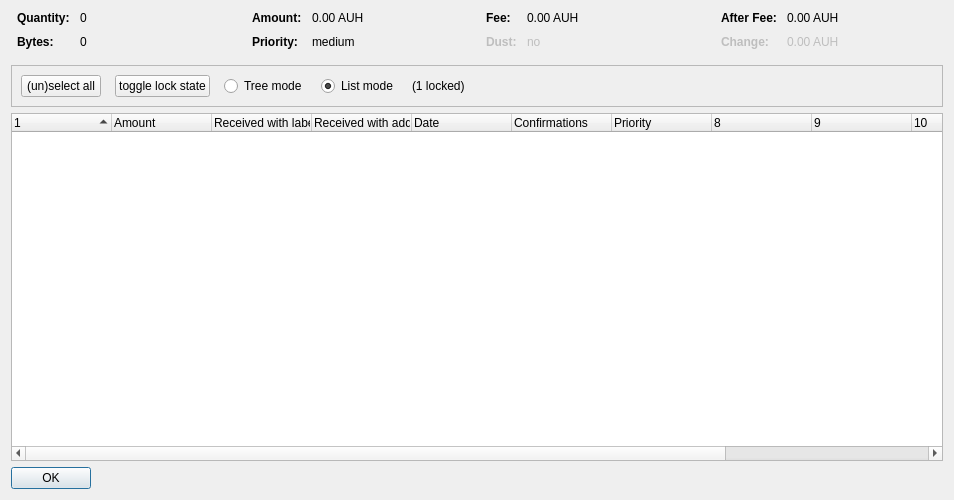
<?xml version="1.0" encoding="UTF-8"?>
<ui version="4.0">
 <class>CoinControlDialog</class>
 <widget class="QDialog" name="CoinControlDialog">
  <property name="geometry">
   <rect>
    <x>0</x>
    <y>0</y>
    <width>954</width>
    <height>500</height>
   </rect>
  </property>
  <property name="windowTitle">
   <string>Coin Selection</string>
  </property>
  <layout class="QVBoxLayout" name="verticalLayout">
   <item>
    <layout class="QHBoxLayout" name="horizontalLayoutTop" stretch="0,0,0,0">
     <property name="topMargin">
      <number>0</number>
     </property>
     <property name="bottomMargin">
      <number>10</number>
     </property>
     <item>
      <layout class="QFormLayout" name="formLayoutCoinControl1">
       <property name="horizontalSpacing">
        <number>10</number>
       </property>
       <property name="verticalSpacing">
        <number>10</number>
       </property>
       <property name="leftMargin">
        <number>6</number>
       </property>
       <property name="rightMargin">
        <number>6</number>
       </property>
       <item row="0" column="0">
        <widget class="QLabel" name="labelCoinControlQuantityText">
         <property name="font">
          <font>
           <weight>75</weight>
           <bold>true</bold>
          </font>
         </property>
         <property name="text">
          <string>Quantity:</string>
         </property>
        </widget>
       </item>
       <item row="0" column="1">
        <widget class="QLabel" name="labelCoinControlQuantity">
         <property name="cursor">
          <cursorShape>IBeamCursor</cursorShape>
         </property>
         <property name="contextMenuPolicy">
          <enum>Qt::ActionsContextMenu</enum>
         </property>
         <property name="text">
          <string notr="true">0</string>
         </property>
         <property name="textInteractionFlags">
          <set>Qt::LinksAccessibleByMouse|Qt::TextSelectableByKeyboard|Qt::TextSelectableByMouse</set>
         </property>
        </widget>
       </item>
       <item row="1" column="0">
        <widget class="QLabel" name="labelCoinControlBytesText">
         <property name="font">
          <font>
           <weight>75</weight>
           <bold>true</bold>
          </font>
         </property>
         <property name="text">
          <string>Bytes:</string>
         </property>
        </widget>
       </item>
       <item row="1" column="1">
        <widget class="QLabel" name="labelCoinControlBytes">
         <property name="cursor">
          <cursorShape>IBeamCursor</cursorShape>
         </property>
         <property name="contextMenuPolicy">
          <enum>Qt::ActionsContextMenu</enum>
         </property>
         <property name="text">
          <string notr="true">0</string>
         </property>
         <property name="textInteractionFlags">
          <set>Qt::LinksAccessibleByMouse|Qt::TextSelectableByKeyboard|Qt::TextSelectableByMouse</set>
         </property>
        </widget>
       </item>
      </layout>
     </item>
     <item>
      <layout class="QFormLayout" name="formLayoutCoinControl2">
       <property name="horizontalSpacing">
        <number>10</number>
       </property>
       <property name="verticalSpacing">
        <number>10</number>
       </property>
       <property name="leftMargin">
        <number>6</number>
       </property>
       <property name="rightMargin">
        <number>6</number>
       </property>
       <item row="0" column="0">
        <widget class="QLabel" name="labelCoinControlAmountText">
         <property name="font">
          <font>
           <weight>75</weight>
           <bold>true</bold>
          </font>
         </property>
         <property name="text">
          <string>Amount:</string>
         </property>
        </widget>
       </item>
       <item row="0" column="1">
        <widget class="QLabel" name="labelCoinControlAmount">
         <property name="cursor">
          <cursorShape>IBeamCursor</cursorShape>
         </property>
         <property name="contextMenuPolicy">
          <enum>Qt::ActionsContextMenu</enum>
         </property>
         <property name="text">
          <string notr="true">0.00 AUH</string>
         </property>
         <property name="textInteractionFlags">
          <set>Qt::LinksAccessibleByMouse|Qt::TextSelectableByKeyboard|Qt::TextSelectableByMouse</set>
         </property>
        </widget>
       </item>
       <item row="1" column="0">
        <widget class="QLabel" name="labelCoinControlPriorityText">
         <property name="font">
          <font>
           <weight>75</weight>
           <bold>true</bold>
          </font>
         </property>
         <property name="text">
          <string>Priority:</string>
         </property>
        </widget>
       </item>
       <item row="1" column="1">
        <widget class="QLabel" name="labelCoinControlPriority">
         <property name="cursor">
          <cursorShape>IBeamCursor</cursorShape>
         </property>
         <property name="contextMenuPolicy">
          <enum>Qt::ActionsContextMenu</enum>
         </property>
         <property name="text">
          <string>medium</string>
         </property>
         <property name="textInteractionFlags">
          <set>Qt::LinksAccessibleByMouse|Qt::TextSelectableByKeyboard|Qt::TextSelectableByMouse</set>
         </property>
        </widget>
       </item>
      </layout>
     </item>
     <item>
      <layout class="QFormLayout" name="formLayoutCoinControl3">
       <property name="horizontalSpacing">
        <number>10</number>
       </property>
       <property name="verticalSpacing">
        <number>10</number>
       </property>
       <property name="leftMargin">
        <number>6</number>
       </property>
       <property name="rightMargin">
        <number>6</number>
       </property>
       <item row="0" column="0">
        <widget class="QLabel" name="labelCoinControlFeeText">
         <property name="font">
          <font>
           <weight>75</weight>
           <bold>true</bold>
          </font>
         </property>
         <property name="text">
          <string>Fee:</string>
         </property>
        </widget>
       </item>
       <item row="0" column="1">
        <widget class="QLabel" name="labelCoinControlFee">
         <property name="cursor">
          <cursorShape>IBeamCursor</cursorShape>
         </property>
         <property name="contextMenuPolicy">
          <enum>Qt::ActionsContextMenu</enum>
         </property>
         <property name="text">
          <string notr="true">0.00 AUH</string>
         </property>
         <property name="textInteractionFlags">
          <set>Qt::LinksAccessibleByMouse|Qt::TextSelectableByKeyboard|Qt::TextSelectableByMouse</set>
         </property>
        </widget>
       </item>
       <item row="1" column="0">
        <widget class="QLabel" name="labelCoinControlLowOutputText">
         <property name="enabled">
          <bool>false</bool>
         </property>
         <property name="font">
          <font>
           <weight>75</weight>
           <bold>true</bold>
          </font>
         </property>
         <property name="text">
          <string>Dust:</string>
         </property>
        </widget>
       </item>
       <item row="1" column="1">
        <widget class="QLabel" name="labelCoinControlLowOutput">
         <property name="enabled">
          <bool>false</bool>
         </property>
         <property name="cursor">
          <cursorShape>IBeamCursor</cursorShape>
         </property>
         <property name="contextMenuPolicy">
          <enum>Qt::ActionsContextMenu</enum>
         </property>
         <property name="text">
          <string>no</string>
         </property>
         <property name="textInteractionFlags">
          <set>Qt::LinksAccessibleByMouse|Qt::TextSelectableByKeyboard|Qt::TextSelectableByMouse</set>
         </property>
        </widget>
       </item>
      </layout>
     </item>
     <item>
      <layout class="QFormLayout" name="formLayoutCoinControl4">
       <property name="horizontalSpacing">
        <number>10</number>
       </property>
       <property name="verticalSpacing">
        <number>10</number>
       </property>
       <property name="leftMargin">
        <number>6</number>
       </property>
       <property name="rightMargin">
        <number>6</number>
       </property>
       <item row="0" column="0">
        <widget class="QLabel" name="labelCoinControlAfterFeeText">
         <property name="font">
          <font>
           <weight>75</weight>
           <bold>true</bold>
          </font>
         </property>
         <property name="text">
          <string>After Fee:</string>
         </property>
        </widget>
       </item>
       <item row="0" column="1">
        <widget class="QLabel" name="labelCoinControlAfterFee">
         <property name="cursor">
          <cursorShape>IBeamCursor</cursorShape>
         </property>
         <property name="contextMenuPolicy">
          <enum>Qt::ActionsContextMenu</enum>
         </property>
         <property name="text">
          <string notr="true">0.00 AUH</string>
         </property>
         <property name="textInteractionFlags">
          <set>Qt::LinksAccessibleByMouse|Qt::TextSelectableByKeyboard|Qt::TextSelectableByMouse</set>
         </property>
        </widget>
       </item>
       <item row="1" column="0">
        <widget class="QLabel" name="labelCoinControlChangeText">
         <property name="enabled">
          <bool>false</bool>
         </property>
         <property name="font">
          <font>
           <weight>75</weight>
           <bold>true</bold>
          </font>
         </property>
         <property name="text">
          <string>Change:</string>
         </property>
        </widget>
       </item>
       <item row="1" column="1">
        <widget class="QLabel" name="labelCoinControlChange">
         <property name="enabled">
          <bool>false</bool>
         </property>
         <property name="cursor">
          <cursorShape>IBeamCursor</cursorShape>
         </property>
         <property name="contextMenuPolicy">
          <enum>Qt::ActionsContextMenu</enum>
         </property>
         <property name="text">
          <string notr="true">0.00 AUH</string>
         </property>
         <property name="textInteractionFlags">
          <set>Qt::LinksAccessibleByMouse|Qt::TextSelectableByKeyboard|Qt::TextSelectableByMouse</set>
         </property>
        </widget>
       </item>
      </layout>
     </item>
    </layout>
   </item>
   <item>
    <widget class="QFrame" name="frame">
     <property name="minimumSize">
      <size>
       <width>0</width>
       <height>40</height>
      </size>
     </property>
     <property name="frameShape">
      <enum>QFrame::StyledPanel</enum>
     </property>
     <property name="frameShadow">
      <enum>QFrame::Sunken</enum>
     </property>
     <layout class="QHBoxLayout" name="horizontalLayout">
      <item>
       <layout class="QHBoxLayout" name="horizontalLayoutPanel" stretch="0,0,0,0,0,0">
        <property name="spacing">
         <number>14</number>
        </property>
        <item>
         <widget class="QPushButton" name="pushButtonSelectAll">
          <property name="sizePolicy">
           <sizepolicy hsizetype="Maximum" vsizetype="Fixed">
            <horstretch>0</horstretch>
            <verstretch>0</verstretch>
           </sizepolicy>
          </property>
          <property name="text">
           <string>(un)select all</string>
          </property>
          <property name="autoDefault">
           <bool>false</bool>
          </property>
         </widget>
        </item>
        <item>
         <widget class="QPushButton" name="pushButtonToggleLock">
          <property name="sizePolicy">
           <sizepolicy hsizetype="Maximum" vsizetype="Fixed">
            <horstretch>0</horstretch>
            <verstretch>0</verstretch>
           </sizepolicy>
          </property>
          <property name="text">
           <string>toggle lock state</string>
          </property>
          <property name="autoDefault">
           <bool>false</bool>
          </property>
         </widget>
        </item>
        <item>
         <widget class="QRadioButton" name="radioTreeMode">
          <property name="sizePolicy">
           <sizepolicy hsizetype="Maximum" vsizetype="Fixed">
            <horstretch>0</horstretch>
            <verstretch>0</verstretch>
           </sizepolicy>
          </property>
          <property name="text">
           <string>Tree mode</string>
          </property>
         </widget>
        </item>
        <item>
         <widget class="QRadioButton" name="radioListMode">
          <property name="sizePolicy">
           <sizepolicy hsizetype="Maximum" vsizetype="Fixed">
            <horstretch>0</horstretch>
            <verstretch>0</verstretch>
           </sizepolicy>
          </property>
          <property name="text">
           <string>List mode</string>
          </property>
          <property name="checked">
           <bool>true</bool>
          </property>
         </widget>
        </item>
        <item>
         <widget class="QLabel" name="labelLocked">
          <property name="text">
           <string>(1 locked)</string>
          </property>
         </widget>
        </item>
        <item>
         <spacer name="horizontalSpacer">
          <property name="orientation">
           <enum>Qt::Horizontal</enum>
          </property>
          <property name="sizeHint" stdset="0">
           <size>
            <width>40</width>
            <height>20</height>
           </size>
          </property>
         </spacer>
        </item>
       </layout>
      </item>
     </layout>
    </widget>
   </item>
   <item>
    <widget class="CoinControlTreeWidget" name="treeWidget">
     <property name="contextMenuPolicy">
      <enum>Qt::CustomContextMenu</enum>
     </property>
     <property name="sortingEnabled">
      <bool>false</bool>
     </property>
     <property name="columnCount">
      <number>12</number>
     </property>
     <attribute name="headerShowSortIndicator" stdset="0">
      <bool>true</bool>
     </attribute>
     <attribute name="headerStretchLastSection">
      <bool>false</bool>
     </attribute>
     <column>
      <property name="text">
       <string/>
      </property>
     </column>
     <column>
      <property name="text">
       <string>Amount</string>
      </property>
     </column>
     <column>
      <property name="text">
       <string>Received with label</string>
      </property>
     </column>
     <column>
      <property name="text">
       <string>Received with address</string>
      </property>
     </column>
     <column>
      <property name="text">
       <string>Date</string>
      </property>
     </column>
     <column>
      <property name="text">
       <string>Confirmations</string>
      </property>
      <property name="toolTip">
       <string>Confirmed</string>
      </property>
     </column>
     <column>
      <property name="text">
       <string>Priority</string>
      </property>
     </column>
     <column>
      <property name="text">
       <string/>
      </property>
     </column>
     <column>
      <property name="text">
       <string/>
      </property>
     </column>
     <column>
      <property name="text">
       <string/>
      </property>
     </column>
     <column>
      <property name="text">
       <string/>
      </property>
     </column>
     <column>
      <property name="text">
       <string/>
      </property>
     </column>
    </widget>
   </item>
   <item>
    <widget class="QDialogButtonBox" name="buttonBox">
     <property name="sizePolicy">
      <sizepolicy hsizetype="Maximum" vsizetype="Fixed">
       <horstretch>0</horstretch>
       <verstretch>0</verstretch>
      </sizepolicy>
     </property>
     <property name="orientation">
      <enum>Qt::Horizontal</enum>
     </property>
     <property name="standardButtons">
      <set>QDialogButtonBox::Ok</set>
     </property>
    </widget>
   </item>
  </layout>
 </widget>
 <customwidgets>
  <customwidget>
   <class>CoinControlTreeWidget</class>
   <extends>QTreeWidget</extends>
   <header>coincontroltreewidget.h</header>
  </customwidget>
 </customwidgets>
 <resources/>
 <connections/>
</ui>
